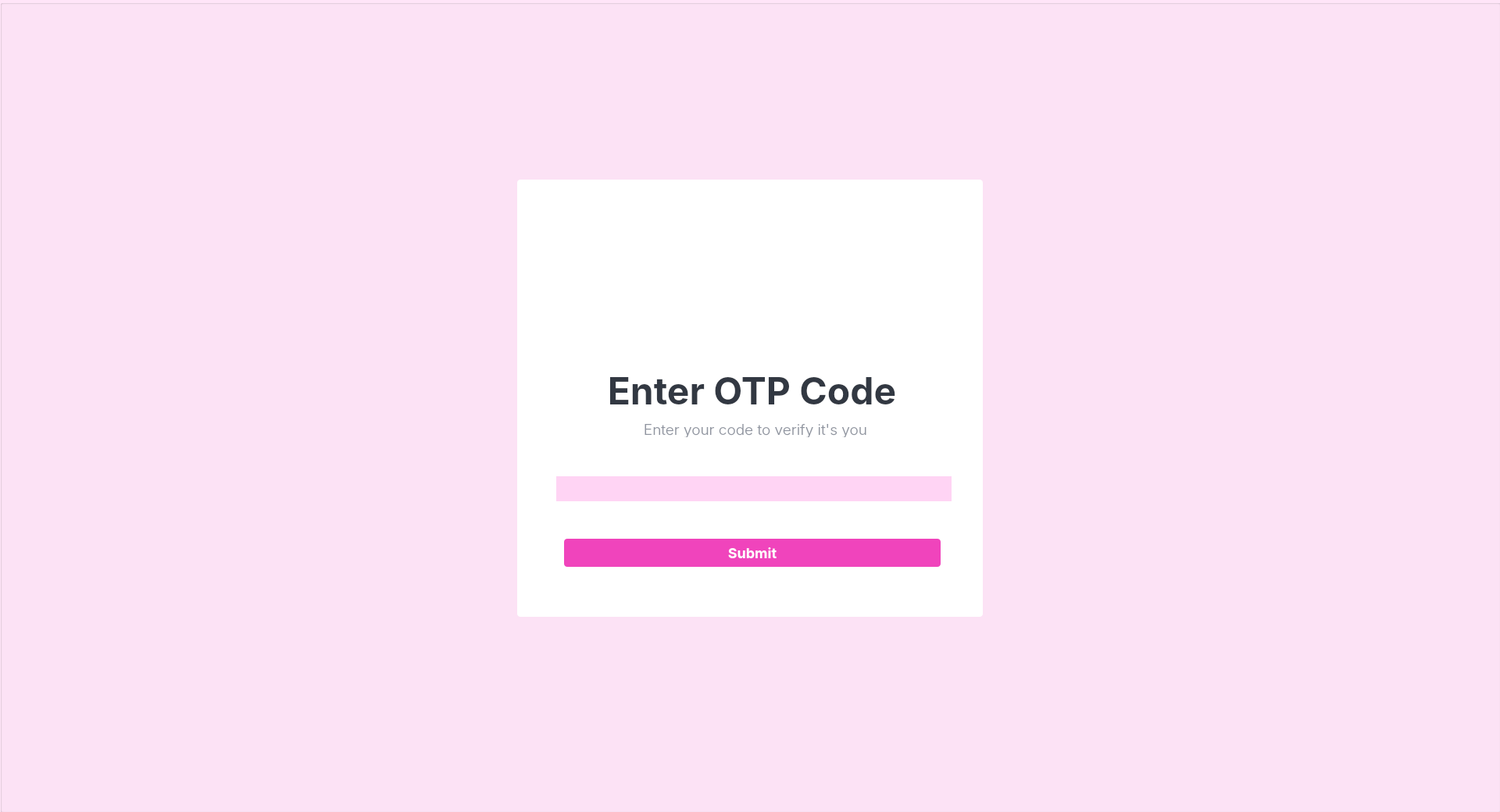
<?xml version="1.0" encoding="UTF-8"?>
<ui version="4.0">
 <class>OTP</class>
 <widget class="QWidget" name="OTP">
  <property name="geometry">
   <rect>
    <x>0</x>
    <y>0</y>
    <width>1920</width>
    <height>1040</height>
   </rect>
  </property>
  <property name="windowTitle">
   <string>Form</string>
  </property>
  <property name="styleSheet">
   <string notr="true">QWidget#OTP, QGroupBox#gb_container {
	background-color: #FFE5F8;
}</string>
  </property>
  <widget class="QGroupBox" name="gb_container">
   <property name="geometry">
    <rect>
     <x>0</x>
     <y>0</y>
     <width>1921</width>
     <height>1041</height>
    </rect>
   </property>
   <property name="title">
    <string/>
   </property>
   <widget class="QGroupBox" name="gb_twofacauth">
    <property name="geometry">
     <rect>
      <x>662</x>
      <y>230</y>
      <width>596</width>
      <height>560</height>
     </rect>
    </property>
    <property name="maximumSize">
     <size>
      <width>596</width>
      <height>560</height>
     </size>
    </property>
    <property name="styleSheet">
     <string notr="true">QGroupBox {
	background-color: #FFFFFF;
	border: none;
	border-radius: 4px;
}

QLineEdit {
	background-color: #ffd4f4;
	border: none;
	border-radius: 26px;
	padding: 20px;
}

QPushButton {
	background-color:#f044bc;
	border:none;
	border-radius: 4px;
	color:#FFFFFF;
	font-size: 18px;
}</string>
    </property>
    <property name="title">
     <string/>
    </property>
    <widget class="QLabel" name="lb_name">
     <property name="geometry">
      <rect>
       <x>160</x>
       <y>310</y>
       <width>290</width>
       <height>20</height>
      </rect>
     </property>
     <property name="minimumSize">
      <size>
       <width>290</width>
       <height>0</height>
      </size>
     </property>
     <property name="maximumSize">
      <size>
       <width>290</width>
       <height>20</height>
      </size>
     </property>
     <property name="font">
      <font>
       <family>Inter Light</family>
       <pointsize>14</pointsize>
      </font>
     </property>
     <property name="styleSheet">
      <string notr="true">QLabel {
	color: #9095A0;
}</string>
     </property>
     <property name="text">
      <string>Enter your code to verify it's you</string>
     </property>
     <property name="alignment">
      <set>Qt::AlignCenter</set>
     </property>
    </widget>
    <widget class="QLineEdit" name="le_otp">
     <property name="geometry">
      <rect>
       <x>50</x>
       <y>380</y>
       <width>506</width>
       <height>32</height>
      </rect>
     </property>
     <property name="minimumSize">
      <size>
       <width>506</width>
       <height>0</height>
      </size>
     </property>
     <property name="maximumSize">
      <size>
       <width>516</width>
       <height>52</height>
      </size>
     </property>
    </widget>
    <widget class="QPushButton" name="pb_otp">
     <property name="geometry">
      <rect>
       <x>60</x>
       <y>460</y>
       <width>482</width>
       <height>36</height>
      </rect>
     </property>
     <property name="maximumSize">
      <size>
       <width>482</width>
       <height>36</height>
      </size>
     </property>
     <property name="font">
      <font>
       <family>Inter</family>
       <pointsize>-1</pointsize>
       <bold>true</bold>
      </font>
     </property>
     <property name="text">
      <string>Submit</string>
     </property>
    </widget>
    <widget class="QGroupBox" name="groupBox">
     <property name="geometry">
      <rect>
       <x>110</x>
       <y>40</y>
       <width>380</width>
       <height>269</height>
      </rect>
     </property>
     <property name="maximumSize">
      <size>
       <width>381</width>
       <height>269</height>
      </size>
     </property>
     <property name="title">
      <string/>
     </property>
     <widget class="QLabel" name="label_2">
      <property name="geometry">
       <rect>
        <x>40</x>
        <y>10</y>
        <width>301</width>
        <height>201</height>
       </rect>
      </property>
      <property name="text">
       <string/>
      </property>
      <property name="pixmap">
       <pixmap>../src/frontend/__image/logo_u2.png</pixmap>
      </property>
      <property name="scaledContents">
       <bool>true</bool>
      </property>
     </widget>
     <widget class="QLabel" name="label">
      <property name="geometry">
       <rect>
        <x>0</x>
        <y>210</y>
        <width>381</width>
        <height>41</height>
       </rect>
      </property>
      <property name="font">
       <font>
        <family>Inter</family>
        <pointsize>36</pointsize>
        <bold>true</bold>
       </font>
      </property>
      <property name="styleSheet">
       <string notr="true">QLabel {
	color: #323842;
}</string>
      </property>
      <property name="text">
       <string>Enter OTP Code</string>
      </property>
      <property name="alignment">
       <set>Qt::AlignCenter</set>
      </property>
     </widget>
    </widget>
   </widget>
   <widget class="QLabel" name="label_3">
    <property name="geometry">
     <rect>
      <x>940</x>
      <y>550</y>
      <width>471</width>
      <height>371</height>
     </rect>
    </property>
    <property name="text">
     <string/>
    </property>
    <property name="pixmap">
     <pixmap>../src/frontend/__image/otp_elements/Image 50.png</pixmap>
    </property>
    <property name="scaledContents">
     <bool>true</bool>
    </property>
   </widget>
   <widget class="QLabel" name="label_4">
    <property name="geometry">
     <rect>
      <x>370</x>
      <y>260</y>
      <width>661</width>
      <height>691</height>
     </rect>
    </property>
    <property name="text">
     <string/>
    </property>
    <property name="pixmap">
     <pixmap>../src/frontend/__image/otp_elements/Image 51-1.png</pixmap>
    </property>
    <property name="scaledContents">
     <bool>true</bool>
    </property>
   </widget>
   <widget class="QLabel" name="label_5">
    <property name="geometry">
     <rect>
      <x>910</x>
      <y>140</y>
      <width>601</width>
      <height>501</height>
     </rect>
    </property>
    <property name="text">
     <string/>
    </property>
    <property name="pixmap">
     <pixmap>../src/frontend/__image/otp_elements/Image 51.png</pixmap>
    </property>
    <property name="scaledContents">
     <bool>true</bool>
    </property>
   </widget>
   <zorder>label_5</zorder>
   <zorder>label_4</zorder>
   <zorder>label_3</zorder>
   <zorder>gb_twofacauth</zorder>
  </widget>
 </widget>
 <resources/>
 <connections/>
</ui>
